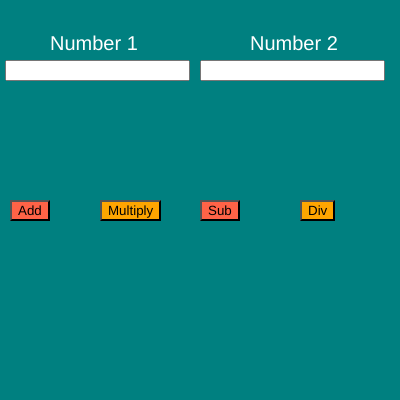
Frame 1 (no input)
Frame 60 (no input): identical to frame 1, image omitted
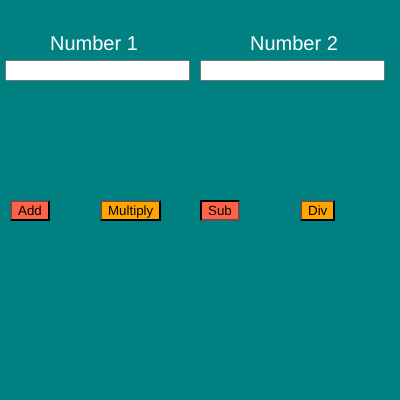
Frame 120 (the mouse pressed at the canvas centre since frame 60)

The p5.js sketch that drew these frames (run headless with seeded random() and noise() and a simulated clock; from frame 60 on, the mouse is pressed at the canvas centre):

// p5.js sketch
// ── sketch.js
var n1, n2, num1, num2;
var b1, b2, b3, b4;

function setup() {
  createCanvas(400, 400);


  num1 = createInput();
  num1.position(5,60);


  num2 = createInput();
  num2.position(200, 60);


  b1 = createButton("Add");
  b1.position(10, 200);
  b1.mousePressed(add);
  b1.style("background-color","tomato");
 

  b2 = createButton("Multiply");
  b2.position(100, 200);
  b2.mousePressed(mul);
  b2.style("background-color","orange");

  b3 = createButton("Sub");
  b3.position( 200, 200);
  b3.mousePressed(sub);
  b3.style("background-color","tomato");

  b4 = createButton("Div");
  b4.position(300, 200);
  b4.mousePressed(div);
  b4.style("background-color","orange");

  //textAlign(CENTER);
 // textSize(300);

}



function draw() {
  background("Teal");

  fill("white");
  textSize(20)
  text("Number 1", 50, 50);
  text("Number 2", 250, 50);

  n1 = parseInt(num1.value());
  n2 = parseInt(num2.value());


}

function add()
{
  console.log(n1 + n2);
}

function mul()
{

  console.log(n1 * n2);

}


function sub()
{

   console.log(n1-n2);

}


function div()
{

    console.log(n1/n2);
}
// ── style.css
html, body {
  margin: 0;
  padding: 0;

}
canvas {
  display: block;


}
